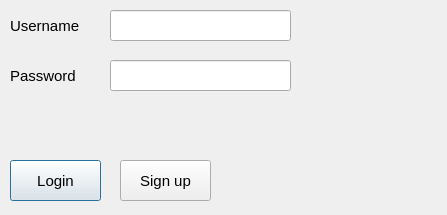
<?xml version="1.0" encoding="UTF-8"?>
<ui version="4.0">
 <class>Loging</class>
 <widget class="QDialog" name="Loging">
  <property name="geometry">
   <rect>
    <x>0</x>
    <y>0</y>
    <width>447</width>
    <height>215</height>
   </rect>
  </property>
  <property name="font">
   <font>
    <pointsize>11</pointsize>
   </font>
  </property>
  <property name="windowTitle">
   <string>Dialog</string>
  </property>
  <widget class="QLabel" name="u_name">
   <property name="geometry">
    <rect>
     <x>10</x>
     <y>10</y>
     <width>91</width>
     <height>31</height>
    </rect>
   </property>
   <property name="text">
    <string>Username</string>
   </property>
   <property name="indent">
    <number>-1</number>
   </property>
  </widget>
  <widget class="QLabel" name="p_name">
   <property name="geometry">
    <rect>
     <x>10</x>
     <y>60</y>
     <width>91</width>
     <height>31</height>
    </rect>
   </property>
   <property name="text">
    <string>Password</string>
   </property>
  </widget>
  <widget class="QLineEdit" name="u_line">
   <property name="geometry">
    <rect>
     <x>110</x>
     <y>10</y>
     <width>181</width>
     <height>31</height>
    </rect>
   </property>
  </widget>
  <widget class="QLineEdit" name="p_line">
   <property name="geometry">
    <rect>
     <x>110</x>
     <y>60</y>
     <width>181</width>
     <height>31</height>
    </rect>
   </property>
   <property name="echoMode">
    <enum>QLineEdit::Password</enum>
   </property>
  </widget>
  <widget class="QPushButton" name="Login_b">
   <property name="geometry">
    <rect>
     <x>10</x>
     <y>160</y>
     <width>91</width>
     <height>41</height>
    </rect>
   </property>
   <property name="text">
    <string>Login</string>
   </property>
  </widget>
  <widget class="QPushButton" name="sign_b">
   <property name="geometry">
    <rect>
     <x>120</x>
     <y>160</y>
     <width>91</width>
     <height>41</height>
    </rect>
   </property>
   <property name="text">
    <string>Sign up</string>
   </property>
  </widget>
 </widget>
 <resources/>
 <connections/>
</ui>
